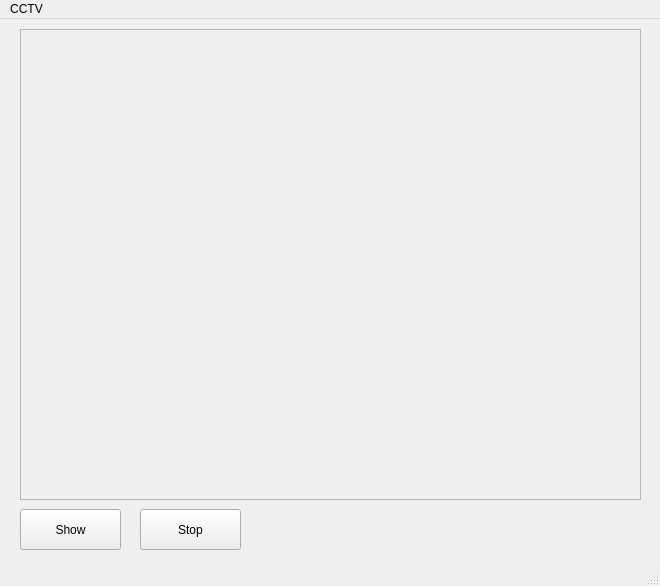
<?xml version="1.0" encoding="UTF-8"?>
<ui version="4.0">
 <class>MainWindow</class>
 <widget class="QMainWindow" name="MainWindow">
  <property name="geometry">
   <rect>
    <x>0</x>
    <y>0</y>
    <width>660</width>
    <height>586</height>
   </rect>
  </property>
  <property name="maximumSize">
   <size>
    <width>16777211</width>
    <height>16777215</height>
   </size>
  </property>
  <property name="windowTitle">
   <string>CCTV</string>
  </property>
  <widget class="QWidget" name="centralwidget">
   <widget class="QPushButton" name="pushButton">
    <property name="geometry">
     <rect>
      <x>20</x>
      <y>490</y>
      <width>101</width>
      <height>41</height>
     </rect>
    </property>
    <property name="text">
     <string>Show</string>
    </property>
   </widget>
   <widget class="QPushButton" name="pushButton_2">
    <property name="geometry">
     <rect>
      <x>140</x>
      <y>490</y>
      <width>101</width>
      <height>41</height>
     </rect>
    </property>
    <property name="text">
     <string>Stop</string>
    </property>
   </widget>
   <widget class="QLabel" name="imgLabel">
    <property name="geometry">
     <rect>
      <x>20</x>
      <y>10</y>
      <width>621</width>
      <height>471</height>
     </rect>
    </property>
    <property name="frameShape">
     <enum>QFrame::StyledPanel</enum>
    </property>
    <property name="frameShadow">
     <enum>QFrame::Plain</enum>
    </property>
    <property name="lineWidth">
     <number>1</number>
    </property>
    <property name="text">
     <string/>
    </property>
   </widget>
  </widget>
  <widget class="QMenuBar" name="menubar">
   <property name="geometry">
    <rect>
     <x>0</x>
     <y>0</y>
     <width>660</width>
     <height>21</height>
    </rect>
   </property>
   <widget class="QMenu" name="menu">
    <property name="geometry">
     <rect>
      <x>671</x>
      <y>265</y>
      <width>172</width>
      <height>72</height>
     </rect>
    </property>
    <property name="sizePolicy">
     <sizepolicy hsizetype="Preferred" vsizetype="Preferred">
      <horstretch>20</horstretch>
      <verstretch>0</verstretch>
     </sizepolicy>
    </property>
    <property name="title">
     <string>CCTV</string>
    </property>
    <addaction name="action_setting"/>
   </widget>
   <addaction name="menu"/>
  </widget>
  <widget class="QStatusBar" name="statusbar"/>
  <action name="actiontlrkstjfwjd">
   <property name="text">
    <string>tlrkstjfwjd</string>
   </property>
  </action>
  <action name="action_setting">
   <property name="text">
    <string>Option</string>
   </property>
  </action>
 </widget>
 <resources/>
 <connections>
  <connection>
   <sender>pushButton</sender>
   <signal>clicked()</signal>
   <receiver>MainWindow</receiver>
   <slot>start()</slot>
   <hints>
    <hint type="sourcelabel">
     <x>71</x>
     <y>548</y>
    </hint>
    <hint type="destinationlabel">
     <x>89</x>
     <y>573</y>
    </hint>
   </hints>
  </connection>
  <connection>
   <sender>pushButton_2</sender>
   <signal>clicked()</signal>
   <receiver>MainWindow</receiver>
   <slot>stop()</slot>
   <hints>
    <hint type="sourcelabel">
     <x>213</x>
     <y>549</y>
    </hint>
    <hint type="destinationlabel">
     <x>234</x>
     <y>573</y>
    </hint>
   </hints>
  </connection>
 </connections>
 <slots>
  <slot>start()</slot>
  <slot>stop()</slot>
 </slots>
</ui>
